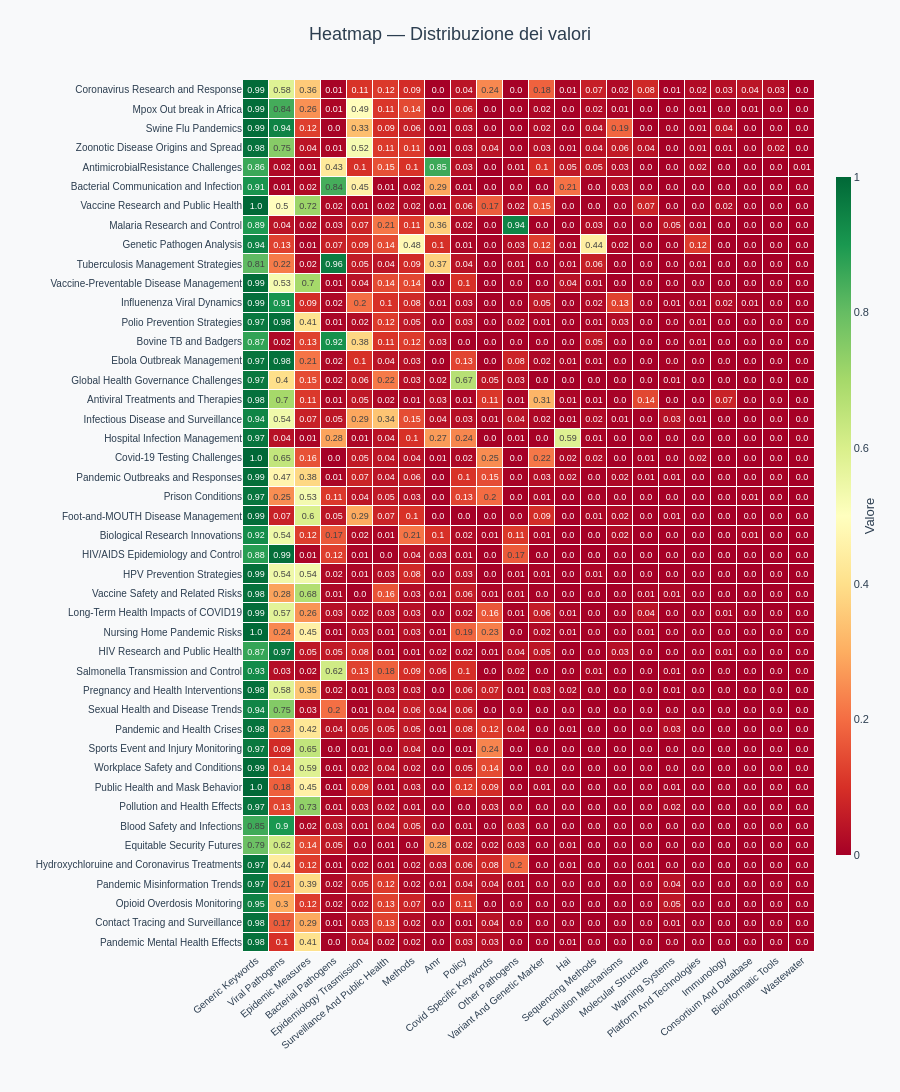

The notebook cell this image was saved under:
### Code cell
import plotly.graph_objects as go
import numpy as np

# Ordina colonne per media decrescente e righe per somma decrescente
ordered_cols = heatmap_df.mean().sort_values(ascending=False).index
ordered_rows = heatmap_df.sum(axis=1).sort_values(ascending=False).index
df_sorted = heatmap_df.loc[ordered_rows, ordered_cols]

# Normalizza i valori per le annotazioni (opzionale)
z = df_sorted.values
z_text = np.round(z, 2).astype(str)

fig = go.Figure(data=go.Heatmap(
    z=z,
    x=list(df_sorted.columns),
    y=list(df_sorted.index),
    text=z_text,
    texttemplate="%{text}",
    textfont={"size": 9},
    colorscale="RdYlGn",           # Scala più intuitiva: rosso → giallo → verde
    colorbar=dict(
        title=dict(text="Valore", side="right"),
        thickness=15,
        len=0.8,
        tickfont=dict(size=11),
    ),
    hoverongaps=False,
    hovertemplate=(
        "<b>Riga:</b> %{y}<br>"
        "<b>Colonna:</b> %{x}<br>"
        "<b>Valore:</b> %{z:.3f}<extra></extra>"
    ),
))

fig.update_layout(
    title=dict(
        text="Heatmap — Distribuzione dei valori",
        font=dict(size=18, color="#2c3e50"),
        x=0.5,
        xanchor="center"
    ),
    height=max(500, 30 * len(df_sorted)),  # Altezza dinamica in base alle righe
    margin=dict(l=120, r=80, t=80, b=140),
    font=dict(family="Arial, sans-serif", size=11, color="#2c3e50"),
    paper_bgcolor="#f8f9fa",
    plot_bgcolor="#ffffff",
    xaxis=dict(
        tickangle=-40,
        tickfont=dict(size=10),
        side="bottom",
        title="",
    ),
    yaxis=dict(
        tickfont=dict(size=10),
        autorange="reversed",   # Mantiene l'ordine top→bottom
        title="",
    ),
)

# Linee di separazione tra celle (griglia visiva)
fig.update_traces(
    xgap=1,
    ygap=1,
)

fig.show()

### Figure 1 — Plotly figure (JSON) as saved in the notebook; plotly's stock layout.template omitted (floating-point values rounded to 4 significant figures; data arrays with more than 128 entries replaced by an {"elided": "..."} marker saying what was removed)
{"data": [{"colorbar": {"len": 0.8, "thickness": 15, "tickfont": {"size": 11}, "title": {"side": "right", "text": "Valore"}}, "colorscale": [[0, "rgb(165,0,38)"], [0.1, "rgb(215,48,39)"], [0.2, "rgb(244,109,67)"], [0.3, "rgb(253,174,97)"], [0.4, "rgb(254,224,139)"], [0.5, "rgb(255,255,191)"], [0.6, "rgb(217,239,139)"], [0.7, "rgb(166,217,106)"], [0.8, "rgb(102,189,99)"], [0.9, "rgb(26,152,80)"], [1, "rgb(0,104,55)"]], "hoverongaps": false, "hovertemplate": "<b>Riga:</b> %{y}<br><b>Colonna:</b> %{x}<br><b>Valore:</b> %{z:.3f}<extra></extra>", "text": {"elided": "45x22 str values"}, "textfont": {"size": 9}, "texttemplate": "%{text}", "type": "heatmap", "x": ["Generic Keywords", "Viral Pathogens", "Epidemic Measures", "Bacterial Pathogens", "Epidemiology Trasmission", "Surveillance And Public Health", "Methods", "Amr", "Policy", "Covid Specific Keywords", "Other Pathogens", "Variant And Genetic Marker", "Hai", "Sequencing Methods", "Evolution Mechanisms", "Molecular Structure", "Warning Systems", "Platform And Technologies", "Immunology", "Consortium And Database", "Bioinformatic Tools", "Wastewater"], "xgap": 1, "y": ["Coronavirus Research and Response", "Mpox Out break in Africa", "Swine Flu Pandemics", "Zoonotic Disease Origins and Spread", "AntimicrobialResistance Challenges", "Bacterial Communication and Infection", "Vaccine Research and Public Health", "Malaria Research and Control", "Genetic Pathogen Analysis", "Tuberculosis Management Strategies", "Vaccine-Preventable Disease Management", "Influenenza Viral Dynamics", "Polio Prevention Strategies", "Bovine TB and Badgers", "Ebola Outbreak Management", "Global Health Governance Challenges", "Antiviral Treatments and Therapies", "Infectious Disease and Surveillance", "Hospital Infection Management", "Covid-19 Testing Challenges", "Pandemic Outbreaks and Responses", "Prison Conditions", "Foot-and-MOUTH Disease Management", "Biological Research Innovations", "HIV/AIDS Epidemiology and Control", "HPV Prevention Strategies", "Vaccine Safety and Related Risks", "Long-Term Health Impacts of COVID19", "Nursing Home Pandemic Risks", "HIV Research and Public Health", "Salmonella Transmission and Control", "Pregnancy and Health Interventions", "Sexual Health and Disease Trends", "Pandemic and Health Crises", "Sports Event and Injury Monitoring", "Workplace Safety and Conditions", "Public Health and Mask Behavior", "Pollution and Health Effects", "Blood Safety and Infections", "Equitable Security Futures", "Hydroxychloruine and Coronavirus Treatments", "Pandemic Misinformation Trends", "Opioid Overdosis Monitoring", "Contact Tracing and Surveillance", "Pandemic Mental Health Effects"], "ygap": 1, "z": {"elided": "45x22 float values"}}], "layout": {"font": {"color": "#2c3e50", "family": "Arial, sans-serif", "size": 11}, "height": 1350, "margin": {"b": 140, "l": 120, "r": 80, "t": 80}, "paper_bgcolor": "#f8f9fa", "plot_bgcolor": "#ffffff", "title": {"font": {"color": "#2c3e50", "size": 18}, "text": "Heatmap — Distribuzione dei valori", "x": 0.5, "xanchor": "center"}, "xaxis": {"side": "bottom", "tickangle": -40, "tickfont": {"size": 10}, "title": {"text": ""}}, "yaxis": {"autorange": "reversed", "tickfont": {"size": 10}, "title": {"text": ""}}}}
